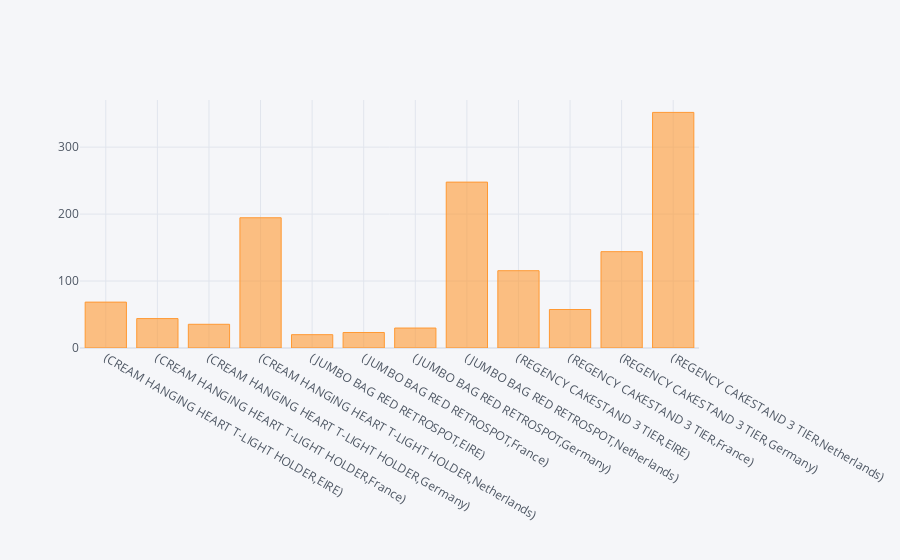

Notebook code cell kept with this figure:
### Code cell
import plotly.graph_objs as go 

df = data.loc[data['Country'].isin(country_list) & data['Description'].isin(product_list)]
pd.pivot_table(df, index = ['Description','Country'])['Revenue'].iplot(kind = 'bar')

#info = [data.loc[(data['Country']== country) & (data['Description'].isin(product_list))]['Revenue']  for country in country_list]

### Figure 1 — Plotly figure (JSON) as saved in the notebook; plotly's stock layout.template omitted (floating-point values rounded to 4 significant figures)
{"data": [{"marker": {"color": "rgba(255, 153, 51, 0.6)", "line": {"color": "rgba(255, 153, 51, 1.0)", "width": 1}}, "name": "Revenue", "orientation": "v", "text": "", "type": "bar", "x": ["(CREAM HANGING HEART T-LIGHT HOLDER,EIRE)", "(CREAM HANGING HEART T-LIGHT HOLDER,France)", "(CREAM HANGING HEART T-LIGHT HOLDER,Germany)", "(CREAM HANGING HEART T-LIGHT HOLDER,Netherlands)", "(JUMBO BAG RED RETROSPOT,EIRE)", "(JUMBO BAG RED RETROSPOT,France)", "(JUMBO BAG RED RETROSPOT,Germany)", "(JUMBO BAG RED RETROSPOT,Netherlands)", "(REGENCY CAKESTAND 3 TIER,EIRE)", "(REGENCY CAKESTAND 3 TIER,France)", "(REGENCY CAKESTAND 3 TIER,Germany)", "(REGENCY CAKESTAND 3 TIER,Netherlands)"], "y": [68.52, 43.92, 35.4, 194.5, 19.91, 23.16, 29.8, 247.7, 115.4, 57.49, 143.8, 351.8]}], "layout": {"legend": {"bgcolor": "#F5F6F9", "font": {"color": "#4D5663"}}, "paper_bgcolor": "#F5F6F9", "plot_bgcolor": "#F5F6F9", "title": {"font": {"color": "#4D5663"}}, "xaxis": {"gridcolor": "#E1E5ED", "showgrid": true, "tickfont": {"color": "#4D5663"}, "title": {"font": {"color": "#4D5663"}, "text": ""}, "zerolinecolor": "#E1E5ED"}, "yaxis": {"gridcolor": "#E1E5ED", "showgrid": true, "tickfont": {"color": "#4D5663"}, "title": {"font": {"color": "#4D5663"}, "text": ""}, "zerolinecolor": "#E1E5ED"}}}
